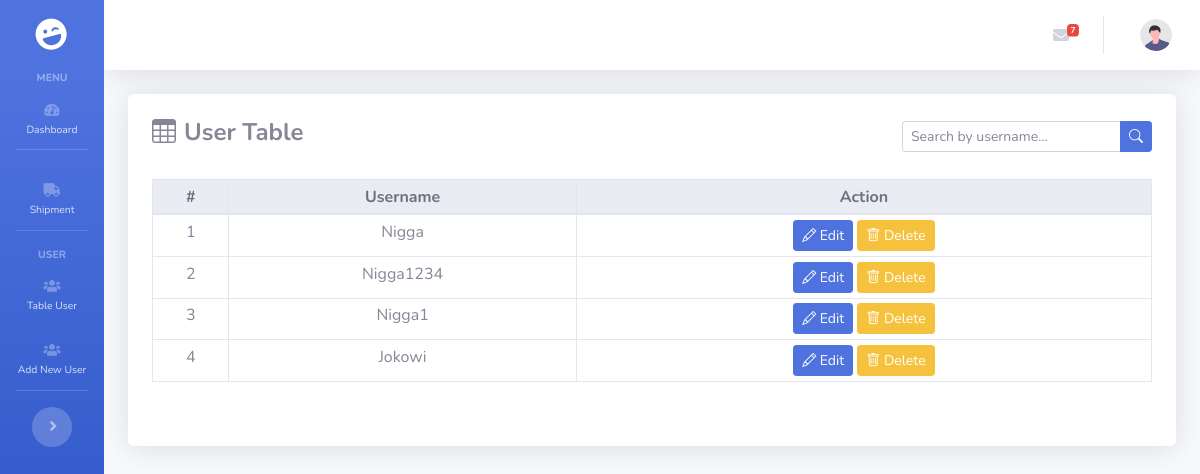
Before: /index.php/app/sample with the older database file.
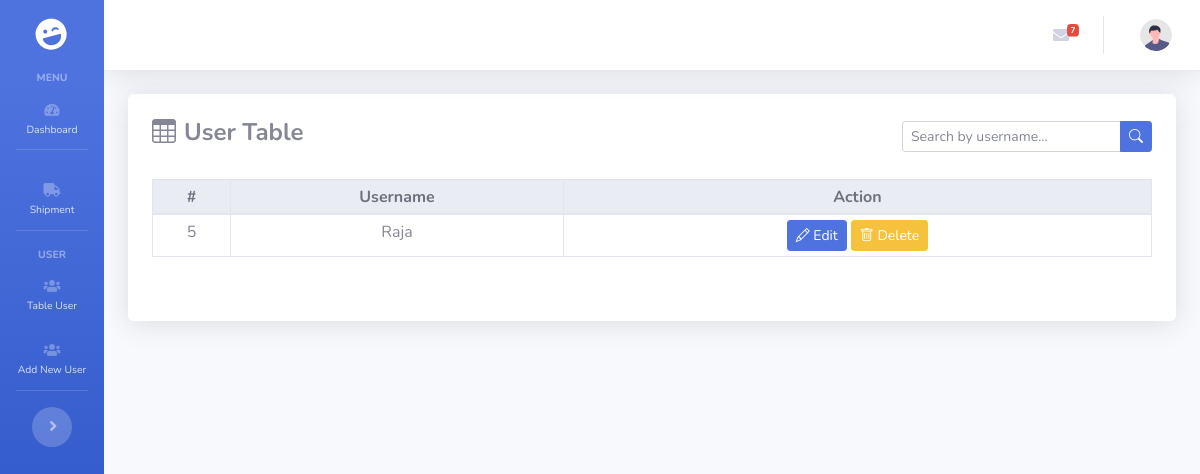
After: the same page with the newer database file.
### tables this page shows
CREATE TABLE `user` (
  `id` int(11) NOT NULL,
  `username` varchar(500) NOT NULL,
  `image` varchar(500) NOT NULL,
  `full_name` varchar(500) NOT NULL,
  `phone_number` varchar(128) NOT NULL,
  `address` varchar(500) NOT NULL,
  `city` varchar(500) NOT NULL,
  `postal_code` varchar(128) NOT NULL,
  `email` varchar(500) NOT NULL,
  `password` varchar(500) NOT NULL,
  `created_at` date NOT NULL,
  `updated_at` date DEFAULT NULL
);

### application/controllers/app/Sample.php (called while the page is built, shortened)
<?php
class Sample extends CI_Controller
{
    public function __construct()
    {
        $this->load->model('auth_model');
        $this->load->library('pagination');
        $this->load->helper('url');
    }
    public function index()
    {
        $page = $this->input->get('page');
        $search = $this->input->get('search');
        $config['base_url'] = base_url('app/sample/index');
        $config['total_rows'] = $this->auth_model->count_all($search);
        $config['per_page'] = 5;
        $this->pagination->initialize($config);
        $data['user'] = $this->auth_model->get_pagination($config['per_page'], $page, $search);
        $data['pagination_links'] = $this->pagination->create_links();
        $data['view'] = 'app/sample/index';
        $this->load->view('app', $data);
    }
}

### index.php (called while the page is built, shortened)
<?php
require_once BASEPATH.'core/CodeIgniter.php';

### application/models/Auth_model.php (called while the page is built, shortened)
<?php
class Auth_model extends CI_Model
{
    protected $table = 'user';
    public function get_pagination($limit, $offset, $searchQuery = null)
    {
        $this->db->limit($limit, $offset);
        $query = $this->db->get($this->table);
        return $query->result();
    }
}

### application/views/app/sample/index.php (the view, shortened to what this page needs)
<div class="container-fluid ">
    <div class="bg-white rounded shadow p-4 h-100 d-flex flex-column justify-content-between">
        <div>
            <form action="<?php echo base_url('app/sample/index'); ?>" method="GET">
                <div class="d-flex justify-content-between align-items-center mb-4">
                    <h2 class="h4 font-weight-bold d-flex align-items-center">
                        <i class="bi bi-table mr-2"></i> User Table
                    </h2>
                    <div class="input-group" style="width: 250px;">
                        <input type="text" id="searchInput" name="search" class="form-control form-control-sm" placeholder="Search by username..." value="<?php echo html_escape($this->input->get('search')); ?>">
                        <div class="input-group-append">
                            <button class="btn btn-primary btn-sm" type="submit">
                                <i class="bi bi-search"></i>
                            </button>
                        </div>
                    </div>
                </div>
            </form>
            <div class="table-responsive">
                <table class="table table-bordered table-sm text-center">
                    <thead class="thead-light">
                        <tr>
                            <th>#</th>
                            <th>Username</th>
                            <th>Action</th>
                        </tr>
                    </thead>
                    <tbody id="userTable">
                        <?php foreach ($user as $key => $value): ?>
                            <tr>
                                <td><?php echo $value->id; ?></td>
                                <td><?php echo $value->username; ?></td>
                                <td>
                                    <a href="" class="btn btn-primary btn-sm">
                                        <i class="bi bi-pencil"></i> Edit
                                    </a>
                                    <a href="" class="btn btn-warning btn-sm text-white">
                                        <i class="bi bi-trash"></i> Delete
                                    </a>
                                </td>
                            </tr>
                        <?php endforeach ?>
                    </tbody>
                </table>
            </div>
        </div>
    </div>
</div>

### application/views/app.php (shortened to what this page needs)
<!DOCTYPE html>
<html lang="en">
<?php $this->load->view('layouts/app/head'); ?>
<body id="page-top">
    <div id="wrapper">
        <?php $this->load->view('layouts/app/sidebar'); ?>
        <div id="content-wrapper" class="d-flex flex-column">
            <div id="content">
                <?php $this->load->view('layouts/app/topbar'); ?>
                <?php $this->load->view($view); ?>
            </div>
        </div>
    </div>
</body>
</html>

### application/views/layouts/app/head.php (shortened to what this page needs)
<head>
    <link
        href="<?= base_url('assets/vendor/fontawesome-free/css/all.min.css') ?>"
        rel="stylesheet"
        type="text/css" />
    <link href="<?= base_url('assets/css/sb-admin-2.min.css') ?>" rel="stylesheet" />
    <link rel="stylesheet" href="https://cdn.jsdelivr.net/npm/bootstrap-icons/font/bootstrap-icons.css" />
    <link
        href="<?= base_url('assets/vendor/datatables/dataTables.bootstrap4.min.css') ?>"
        rel="stylesheet" />
</head>

### application/views/layouts/app/sidebar.php (shortened to what this page needs)
<ul class="navbar-nav bg-gradient-primary sidebar sidebar-dark accordion toggled" id="accordionSidebar">
    <a class="sidebar-brand d-flex align-items-center justify-content-center" href="<?= base_url('dashboard/index')  ?> ">
        <div class="sidebar-brand-icon rotate-n-15">
            <i class="fas fa-laugh-wink"></i>
        </div>
    </a>
    <div class="sidebar-heading">Menu</div>
    <li class="nav-item <?= ($this->uri->segment(1) == 'app/dashboard') ? 'active' : '' ?>">
        <a class="nav-link" href="<?= base_url('app/dashboard') ?>">
            <i class="fas fa-fw fa-tachometer-alt"></i>
            <span>Dashboard</span>
        </a>
    </li>
    <hr class="sidebar-divider" />
    <li class="nav-item <?= ($this->uri->segment(1) == 'app/shipment') ? 'active' : '' ?>">
        <a class="nav-link collapsed" href="#" data-toggle="collapse" data-target="#collapseUtilities"
            aria-expanded="true" aria-controls="collapseUtilities">
            <i class="fas fa-fw fa-truck"></i>
            <span>Shipment</span>
        </a>
    </li>
    <hr class="sidebar-divider" />
    <div class="sidebar-heading">User</div>
    <li class="nav-item <?= ($this->uri->segment(1) == 'app/user') ? 'active' : '' ?>">
        <a class="nav-link" href="<?= base_url('app/user') ?>">
            <i class="fas fa-fw fa-users"></i>
            <span>Table User</span>
        </a>
    </li>
    <li class="nav-item <?= ($this->uri->segment(1) == 'app/user/create') ? 'active' : '' ?>">
        <a class="nav-link" href="<?= base_url('app/user/create') ?>">
            <i class="fas fa-fw fa-users"></i>
            <span>Add New User</span>
        </a>
    </li>
    <hr class="sidebar-divider d-none d-md-block" />
    <div class="text-center d-none d-md-inline">
        <button class="rounded-circle border-0" id="sidebarToggle"></button>
    </div>
</ul>

### application/views/layouts/app/topbar.php (shortened to what this page needs)
<nav
    class="navbar navbar-expand navbar-light bg-white topbar mb-4 static-top shadow">
    <ul class="navbar-nav ml-auto">
        <li class="nav-item dropdown no-arrow mx-1">
            <a
                class="nav-link dropdown-toggle"
                href="#"
                id="messagesDropdown"
                role="button"
                data-toggle="dropdown"
                aria-haspopup="true"
                aria-expanded="false">
                <i class="fas fa-envelope fa-fw"></i>
                <span class="badge badge-danger badge-counter">7</span>
            </a>
        </li>
        <li class="nav-item dropdown no-arrow">
            <a
                class="nav-link dropdown-toggle"
                href="#"
                id="userDropdown"
                role="button"
                data-toggle="dropdown"
                aria-haspopup="true"
                aria-expanded="false">
                <img
                    class="img-profile rounded-circle"
                    src="img/undraw_profile.svg" />
            </a>
        </li>
    </ul>
</nav>

Changed rows visible on the page:
removed user: id "1", username "Nigga"
removed user: id "2", username "Nigga1234"
removed user: id "3", username "Nigga1"
removed user: id "4", username "Jokowi"
added user: id "5", username "Raja"
